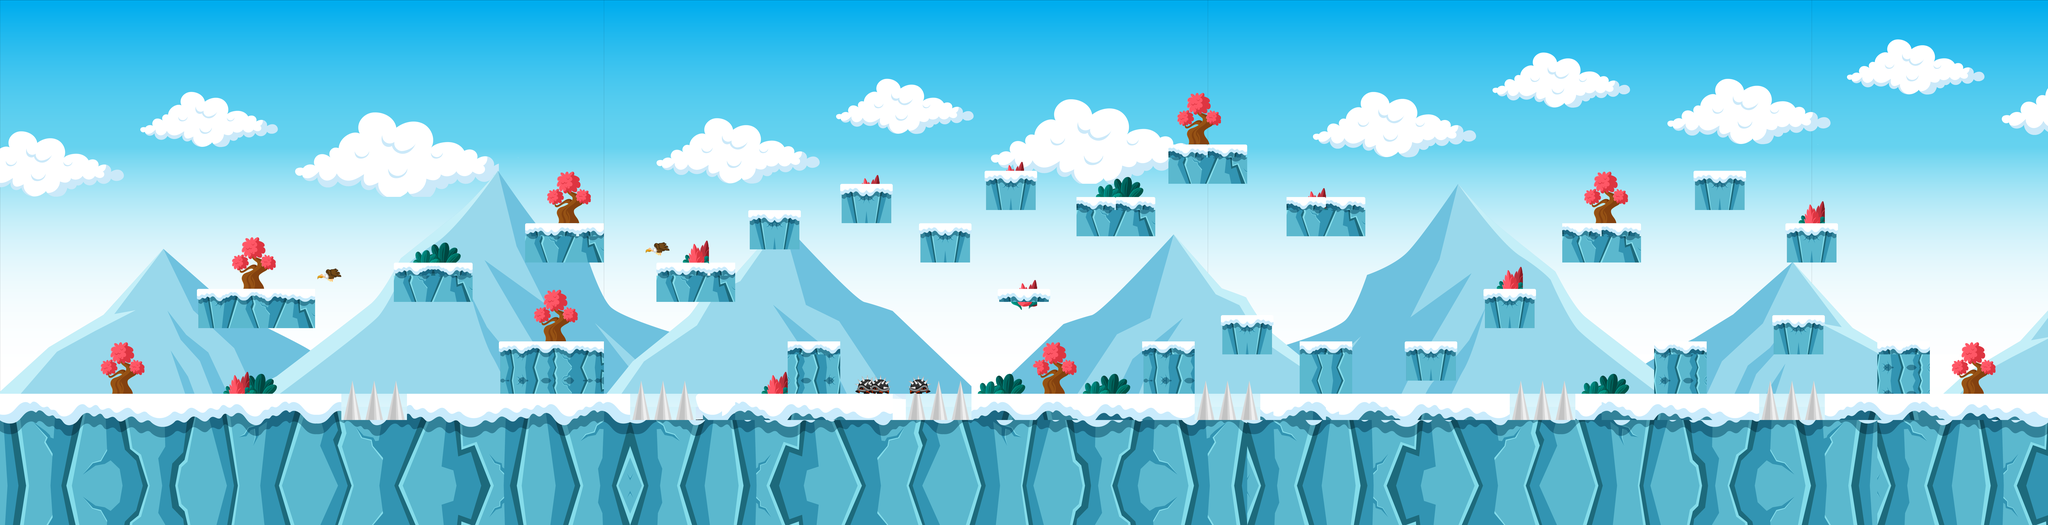

A 2D game scene composited from a Tiled map and its tileset images. What follows is a short description and the map's XML, with each tile layer's data collapsed to a summary:
An orthogonal 156x40 tile map with 64x64 px tiles, 9 tile layers (Bg, clouds, Mountains, Decorations, ...), 1 hidden layer not drawn, 34 tilesets and 37 objects.

<map version="1.10" tiledversion="1.11.2" orientation="orthogonal" renderorder="right-down" width="156" height="40" tilewidth="64" tileheight="64" infinite="0" nextlayerid="18" nextobjectid="54">
 <tileset firstgid="1" name="Asset 4@4x" tilewidth="64" tileheight="64" tilecount="2599" columns="113">
  <image source="Asset 4@4x.png" width="7242" height="1531" />
 </tileset>
 <tileset firstgid="2600" name="Asset 3@4x cacacd" tilewidth="64" tileheight="64" tilecount="279" columns="31">
  <image source="Asset 3@4x cacacd.png" width="2030" height="629" />
 </tileset>
 <tileset firstgid="2879" name="Asset 8@4x" tilewidth="64" tileheight="64" tilecount="1130" columns="113">
  <image source="Asset 8@4x.png" width="7247" height="668" />
 </tileset>
 <tileset firstgid="4009" name="Asset 3@4x" tilewidth="64" tileheight="64" tilecount="2260" columns="113">
  <image source="Asset 3@4x.png" width="7253" height="1287" />
 </tileset>
 <tileset firstgid="6269" name="obstacle" tilewidth="64" tileheight="64" tilecount="40" columns="8">
  <image source="obstacle.png" width="575" height="328" />
 </tileset>
 <tileset firstgid="6309" name="Asset 1jump stone" tilewidth="64" tileheight="64" tilecount="104" columns="13">
  <image source="Layer 1.png" width="834" height="512" />
 </tileset>
 <tileset firstgid="6413" name="Layer 1" tilewidth="64" tileheight="64" tilecount="104" columns="13">
  <image source="Layer 1.png" width="834" height="512" />
 </tileset>
 <tileset firstgid="6517" name="bone bone" tilewidth="64" tileheight="64" tilecount="121" columns="11">
  <image source="bone bone.png" width="730" height="725" />
 </tileset>
 <tileset firstgid="6638" name="bone" tilewidth="64" tileheight="64" tilecount="1" columns="1">
  <image source="bone.png" width="64" height="64" />
 </tileset>
 <tileset firstgid="6639" name="Cookie 1st 64px" tilewidth="64" tileheight="64" tilecount="1" columns="1">
  <image source="Cookie 1st 64px.png" width="64" height="64" />
 </tileset>
 <tileset firstgid="6640" name="enemey 1" tilewidth="64" tileheight="64" tilecount="2366" columns="169">
  <image source="enemey 1.png" width="10824" height="902" />
 </tileset>
 <tileset firstgid="9006" name="enemey edit" tilewidth="70" tileheight="64" tilecount="11" columns="11">
  <image source="enemey edit.png" width="834" height="64" />
 </tileset>
 <tileset firstgid="9017" name="enemey 1" tilewidth="64" tileheight="64" tilecount="2366" columns="169">
  <image source="enemey 1.png" width="10824" height="902" />
 </tileset>
 <tileset firstgid="11383" name="accdd" tilewidth="128" tileheight="128" tilecount="12" columns="12">
  <image source="enemey 1 sprite.png" width="1536" height="129" />
  <tile id="0">
   <animation>
    <frame tileid="0" duration="300" />
    <frame tileid="1" duration="300" />
    <frame tileid="2" duration="300" />
    <frame tileid="3" duration="300" />
    <frame tileid="4" duration="300" />
    <frame tileid="5" duration="300" />
    <frame tileid="6" duration="300" />
    <frame tileid="7" duration="300" />
    <frame tileid="8" duration="300" />
    <frame tileid="9" duration="300" />
    <frame tileid="10" duration="300" />
    <frame tileid="11" duration="300" />
   </animation>
  </tile>
 </tileset>
 <tileset firstgid="11395" name="enemey 1 sprite" tilewidth="128" tileheight="128" tilecount="12" columns="12">
  <image source="enemey 1 sprite.png" width="1536" height="129" />
 </tileset>
 <tileset firstgid="11407" name="enemey 1 sprite" tilewidth="128" tileheight="128" tilecount="12" columns="12">
  <image source="enemey 1 sprite.png" width="1536" height="129" />
  <tile id="0">
   <animation>
    <frame tileid="0" duration="300" />
    <frame tileid="1" duration="300" />
    <frame tileid="2" duration="300" />
    <frame tileid="3" duration="300" />
    <frame tileid="4" duration="300" />
    <frame tileid="5" duration="300" />
    <frame tileid="6" duration="300" />
    <frame tileid="7" duration="300" />
    <frame tileid="8" duration="300" />
    <frame tileid="9" duration="300" />
    <frame tileid="10" duration="300" />
    <frame tileid="11" duration="300" />
   </animation>
  </tile>
 </tileset>
 <tileset firstgid="11419" name="owl sprite" tilewidth="173" tileheight="107" tilecount="6" columns="6">
  <image source="owl sprite.png" width="1038" height="107" />
  <tile id="0">
   <animation>
    <frame tileid="1" duration="300" />
    <frame tileid="2" duration="300" />
    <frame tileid="3" duration="300" />
    <frame tileid="4" duration="300" />
    <frame tileid="5" duration="300" />
   </animation>
  </tile>
 </tileset>
 <tileset firstgid="11425" name="aurigaascendedidlenoshadow-Sheet" tilewidth="173" tileheight="107" tilecount="6" columns="6">
  <image source="aurigaascendedidlenoshadow-Sheet.png" width="1116" height="107" />
  <tile id="0">
   <animation>
    <frame tileid="1" duration="100" />
    <frame tileid="2" duration="100" />
    <frame tileid="3" duration="100" />
    <frame tileid="4" duration="100" />
    <frame tileid="5" duration="100" />
   </animation>
  </tile>
 </tileset>
 <tileset firstgid="11431" name="aurigaascendedidlenoshadow-Sheet  65s16ssa" tilewidth="173" tileheight="107" tilecount="6" columns="6">
  <image source="aurigaascendedidlenoshadow-Sheet  65s16ssa.png" width="1038" height="107" />
  <tile id="0">
   <animation>
    <frame tileid="0" duration="100" />
    <frame tileid="1" duration="100" />
    <frame tileid="2" duration="100" />
    <frame tileid="3" duration="100" />
    <frame tileid="4" duration="100" />
    <frame tileid="5" duration="100" />
   </animation>
  </tile>
 </tileset>
 <tileset firstgid="11437" name="Asset 5@4x" tilewidth="64" tileheight="64" tilecount="364" columns="28">
  <image source="Asset 5@4x.png" width="1849" height="889" />
 </tileset>
 <tileset firstgid="11801" name="clouds" tilewidth="64" tileheight="64" tilecount="585" columns="39">
  <image source="clouds.png" width="2536" height="998" />
 </tileset>
 <tileset firstgid="12386" name="run" tilewidth="146" tileheight="128" tilecount="8" columns="8">
  <image source="run.png" width="1171" height="128" />
  <tile id="0">
   <animation>
    <frame tileid="0" duration="100" />
    <frame tileid="1" duration="100" />
    <frame tileid="2" duration="100" />
    <frame tileid="3" duration="100" />
    <frame tileid="4" duration="100" />
    <frame tileid="5" duration="100" />
    <frame tileid="6" duration="100" />
    <frame tileid="7" duration="100" />
   </animation>
  </tile>
 </tileset>
 <tileset firstgid="12394" source="ground path.tsx" />
 <tileset firstgid="12744" source="Bg l2.tsx" />
 <tileset firstgid="14170" source="mountain l2.tsx" />
 <tileset firstgid="15462" source="clouds l2 .tsx" />
 <tileset firstgid="15790" source="upper path.tsx" />
 <tileset firstgid="15817" source="Water.tsx" />
 <tileset firstgid="15952" source="Snow Spikes.tsx" />
 <tileset firstgid="15972" name="snow spikes 1" tilewidth="64" tileheight="64" tilecount="15" columns="5">
  <image source="4x/snow spikes 1.png" width="320" height="239" />
 </tileset>
 <tileset firstgid="15987" source="decolaraion l2.tsx" />
 <tileset firstgid="16169" source="enemey sprite l2.tsx" />
 <tileset firstgid="16173" name="sprite check" tilewidth="128" tileheight="123" tilecount="4" columns="4">
  <image source="sprited/sprite check.png" width="516" height="123" />
  <tile id="0">
   <animation>
    <frame tileid="0" duration="100" />
    <frame tileid="1" duration="100" />
    <frame tileid="3" duration="100" />
    <frame tileid="2" duration="100" />
   </animation>
  </tile>
 </tileset>
 <tileset firstgid="16177" source="tutle sprite size check 2CDCDCDCDCXCZXV-Sheet-export.tsx" />
 <layer id="1" name="Bg" width="156" height="40">
  <data>[6240 cells, 6227 non-empty, 1426 distinct tile ids]</data>
 </layer>
 <layer id="10" name="clouds" width="156" height="40">
  <data>[6240 cells, 1195 non-empty, 328 distinct tile ids]</data>
 </layer>
 <layer id="7" name="Mountains" width="156" height="40" offsetx="0" offsety="192">
  <data>[6240 cells, 3145 non-empty, 1666 distinct tile ids]</data>
 </layer>
 <layer id="17" name="Decorations" width="156" height="40">
  <data>[6240 cells, 264 non-empty, 37 distinct tile ids]</data>
 </layer>
 <layer id="2" name="ground" width="156" height="40">
  <data>[6240 cells, 1514 non-empty, 258 distinct tile ids]</data>
 </layer>
 <layer id="16" name="water" width="156" height="40">
  <data>[6240 cells, 0 non-empty, 0 distinct tile ids]</data>
 </layer>
 <layer id="9" name="spikes" width="156" height="40">
  <data>[6240 cells, 90 non-empty, 15 distinct tile ids]</data>
 </layer>
 <layer id="14" name="enemy" width="156" height="40">
  <data>[6240 cells, 5 non-empty, 2 distinct tile ids]</data>
 </layer>
 <layer id="3" name="pathh" width="156" height="40">
  <data>[6240 cells, 373 non-empty, 107 distinct tile ids]</data>
 </layer>
 <layer id="11" name="Collectable items" width="156" height="40" visible="0">
  <data>[6240 cells, 41 non-empty, 2 distinct tile ids]</data>
 </layer>
 <objectgroup id="12" name="Collectable items">
  <object id="5" x="1023.33" y="1282" width="65.3333" height="62.6667" />
  <object id="7" x="1342" y="1278" width="66" height="66" />
  <object id="14" x="1728" y="1343" width="63" height="65.5" />
  <object id="15" x="1857" y="1664.5" width="61.5" height="62.5" />
  <object id="17" x="2112.33" y="1151.33" width="64" height="65" />
  <object id="18" x="2752.18" y="768" width="63.6364" height="64" />
  <object id="19" x="2880" y="960" width="63.5" height="64.5" />
  <object id="20" x="3007.75" y="1280.25" width="64" height="63.75" />
  <object id="21" x="2687.5" y="1472.5" width="63.5" height="63" />
  <object id="22" x="2879.5" y="1599.5" width="64.5" height="64" />
  <object id="24" x="3200.33" y="1664.33" width="63.3333" height="63.6667" />
  <object id="25" x="3392.25" y="1152" width="64" height="64.25" />
  <object id="26" x="3712.25" y="895.75" width="63.5" height="64.25" />
  <object id="27" x="3967.82" y="768.182" width="63.8182" height="62.9091" />
  <object id="28" x="3968" y="1343.82" width="64.1818" height="63.8182" />
  <object id="29" x="4223.33" y="767.667" width="64.3333" height="66" />
  <object id="30" x="4928.5" y="705" width="63.5" height="63.5" />
  <object id="31" x="4992" y="1280.67" width="64.6667" height="63.6667" />
  <object id="32" x="5120.67" y="1792.33" width="63.6667" height="64.6667" />
  <object id="33" x="5760.5" y="1408.5" width="62.5" height="64" />
  <object id="34" x="6080.25" y="1344" width="63.5" height="63.5" />
  <object id="35" x="6464.25" y="1535.75" width="64" height="65.5" />
  <object id="36" x="5375.67" y="832" width="64.6667" height="64.3333" />
  <object id="37" x="5504.25" y="575.875" width="63.25" height="63.75" />
  <object id="38" x="5888" y="576.182" width="63.8182" height="63.0909" />
  <object id="39" x="6208.13" y="384.25" width="63.25" height="63.5" />
  <object id="40" x="6464" y="831.818" width="63.4545" height="64.5455" />
  <object id="41" x="6976.25" y="1535.75" width="63.5" height="64.5" />
  <object id="43" x="7360.55" y="1279.82" width="63.2727" height="65.6364" />
  <object id="44" x="7551.88" y="1279.88" width="64.125" height="63.625" />
  <object id="45" x="7807.75" y="959.75" width="64.5" height="63.5" />
  <object id="46" x="8191.75" y="1023.88" width="64.25" height="64.125" />
  <object id="47" x="8319.75" y="703.5" width="63.75" height="63.75" />
  <object id="48" x="8832.75" y="960" width="62.75" height="63.75" />
  <object id="49" x="8192.33" y="1472" width="63.3333" height="64" />
  <object id="51" x="8767.64" y="1407.82" width="64.1818" height="63.4545" />
  <object id="52" x="9279.82" y="1536" width="63.8182" height="63.6364" />
 </objectgroup>
</map>
